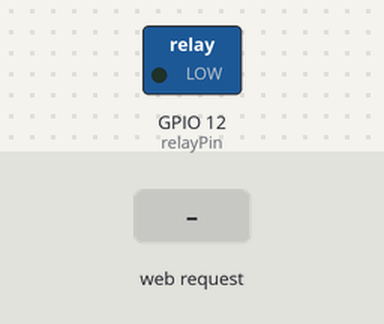
Recording of a sketch running on a simulated ESP8266 (NodeMCU). Parts: switched loads named in the sketch (green lamp = pin HIGH). The test bench sets the inputs (shaded band). WiFi joins after 1.5 s; servers stay silent unless stated; what the sketch prints to the serial monitor is not drawn.

Above: at 2.7 s.
2.8 s: HTTP request GET /relay/on received
At 3.9 s:
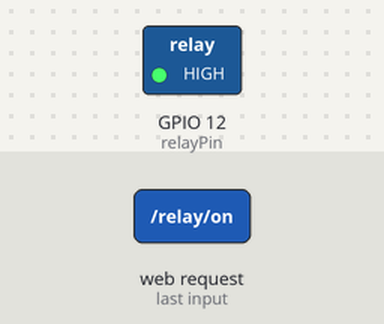
4.3 s: HTTP request GET /relay/off received
At 5.1 s:
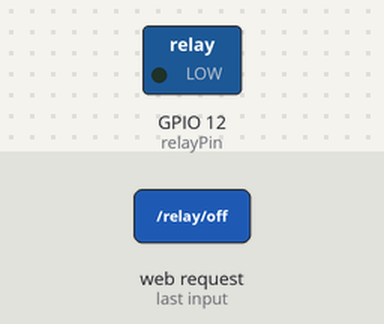
Timing chart, 0 to 7.3 s (numbered marks = the images above; inputs shaded):
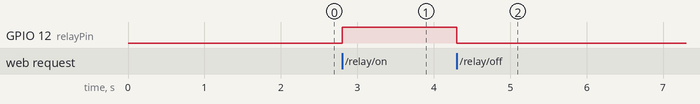

Measured:
- after the input at 2.8 s, GPIO 12 (relayPin): LOW → HIGH at once
- after the input at 4.3 s, GPIO 12 (relayPin): HIGH → LOW at once

The sketch:

3_6_Latihan_2.ino
```cpp
#include <ESP8266WiFi.h>
#include <ESP8266WebServer.h>
#include <DHT.h>

const char* ssid = "XP";
const char* password = "1a2b3C4D";

ESP8266WebServer server(80);

const byte dhtPin = 2;
const byte relayPin = 12;
DHT dht(dhtPin, DHT22);

const char index_html[] PROGMEM = R"rawliteral(
<!DOCTYPE html>
<html>
<head>
  <meta name="viewport" content="width=device-width, initial-scale=1">
  <title>IoT Web Dashboard</title>
  <style>
    body { font-family: Arial, sans-serif; text-align: center; margin-top: 40px; background-color: #f4f4f9; }
    h1 { color: #333; }
    button { padding: 15px 32px; font-size: 18px; border-radius: 8px; margin: 15px; cursor: pointer; color: white; border: none; font-weight: bold; }
    .btn-on { background-color: #4CAF50; }  /* Warna Hijau */
    .btn-off { background-color: #f44336; } /* Warna Merah */
    .sensor-box { font-size: 20px; background: #ffffff; display: inline-block; padding: 20px 40px; border-radius: 12px; box-shadow: 0px 4px 10px rgba(0,0,0,0.1); }
    .sensor-box p { margin: 10px 0; }
  </style>
</head>
<body>
  <h1>ESP8266 Web Server (DHT22)</h1>
  <div class="sensor-box">
    <p>Suhu Saat Ini: <strong>%TEMPERATURE%</strong> &deg;C</p>
    <p>Kelembapan: <strong>%HUMIDITY%</strong> %</p>
  </div>
  <h2>Kendali Relay / Lampu</h2>
  <!-- Tempat Tombol Dinamis Bertukar -->
  %RELAY_BUTTON%
</body>
</html>
)rawliteral";

void handleRoot() {
  String html = FPSTR(index_html);

  float t = dht.readTemperature();
  float h = dht.readHumidity();

  if (isnan(t)) {
    html.replace("%TEMPERATURE%", "--");
  } else {
    html.replace("%TEMPERATURE%", String(t, 1));
  }

  if (isnan(h)) {
    html.replace("%HUMIDITY%", "--");
  } else {
    html.replace("%HUMIDITY%", String(h, 1));
  }

  if (digitalRead(relayPin) == HIGH) {
    html.replace("%RELAY_BUTTON%", "<a href=\"/relay/off\"><button class=\"btn-off\">MATIKAN (OFF)</button></a>");
  } else {
    html.replace("%RELAY_BUTTON%", "<a href=\"/relay/on\"><button class=\"btn-on\">NYALAKAN (ON)</button></a>");
  }

  server.send(200, "text/html", html);
}

void handleRelayOn() {
  digitalWrite(relayPin, HIGH);
  server.sendHeader("Location", "/");
  server.send(303);
}

void handleRelayOff() {
  digitalWrite(relayPin, LOW);
  server.sendHeader("Location", "/");
  server.send(303);
}

void setup() {
  Serial.begin(115200);
  pinMode(relayPin, OUTPUT);
  digitalWrite(relayPin, LOW);

  dht.begin();

  WiFi.mode(WIFI_STA);
  WiFi.begin(ssid, password);

  while (WiFi.status() != WL_CONNECTED) {
    delay(500);
    Serial.print(".");
  }

  Serial.println("\n[SERVER READY] IP Address Server Anda:");
  Serial.println(WiFi.localIP());

  server.on("/", handleRoot);
  server.on("/relay/on", handleRelayOn);
  server.on("/relay/off", handleRelayOff);
  server.begin();
}

void loop() {
  server.handleClient();
}
```
